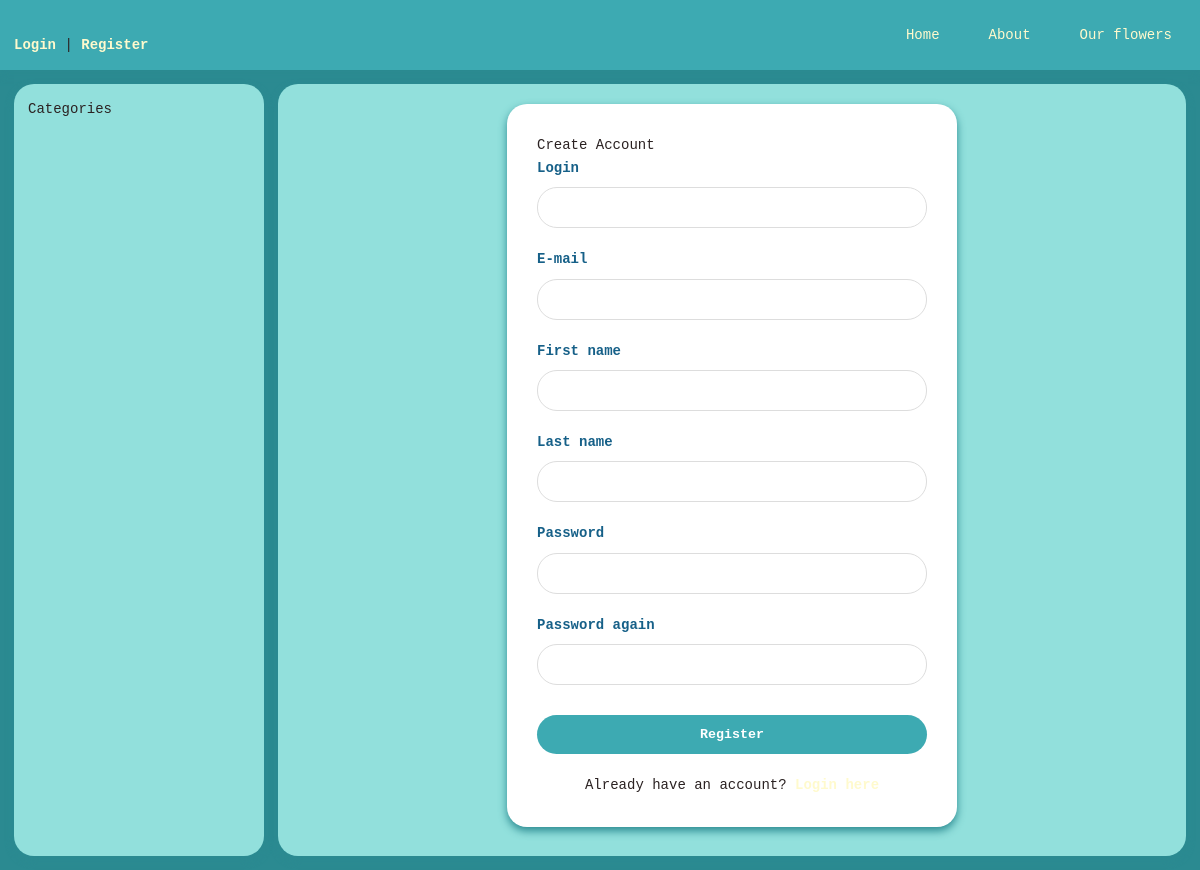
Before: /users/registration/ with the older database file.
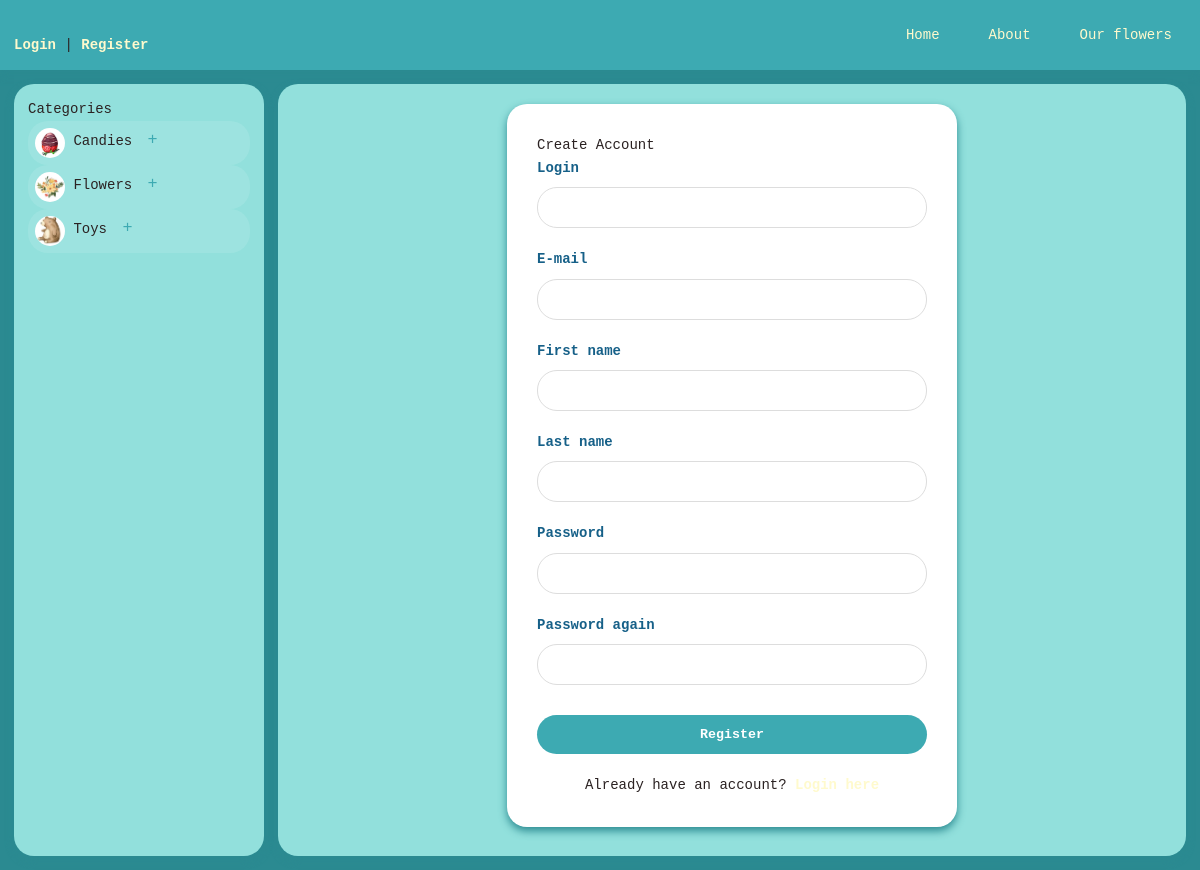
After: the same page with the newer database file.
### products/models.py (models this page shows, shortened)
class Category(models.Model):
    name = models.CharField(max_length=100, verbose_name='Category Name')
    description = models.TextField(blank=True, verbose_name='Category Description')
    image = models.ImageField(
        upload_to='category/',
        blank=True,
        verbose_name='Category Image'
    )
    class Meta:
        verbose_name = 'Category'
        verbose_name_plural = 'Categories'
        ordering = ['name']

### users/views.py (the view)
# urls.py: path('registration/',views.registration, name='registration'),
def registration(request):
    if request.user.is_authenticated:
        return redirect('')
    if request.method == "POST":
        form = RegistrationForm(request.POST)
        if form.is_valid():
            new_user = form.save()
            new_user.set_password(form.cleaned_data['password1'])
            new_user.save()
            return render(request, 'users/register_done.html', {'new_user': new_user})
    else:
        form = RegistrationForm()
    return render(request, 'users/registration.html', {'form':form})

### users/forms.py (shortened to what this page needs)
class RegistrationForm(UserCreationForm):
    username = forms.CharField(label='Login', widget=forms.TextInput(attrs={'class': 'form-input'}))
    password1 = forms.CharField(label='Password', widget=forms.PasswordInput(attrs={'class': 'form-input'}))
    password2 = forms.CharField(label='Password again', widget=forms.PasswordInput(attrs={'class': 'form-input'}))
    class Meta:
        model = User
        fields = ['username', 'email', 'first_name', 'last_name', 'password1', 'password2']
        labels = {
            'email': 'E-mail',
            'first_name': 'First name',
            'last_name': 'Last name',
        }
        widgets = {
            'email': forms.TextInput(attrs={'class': 'form-input'}),
            'first_name': forms.TextInput(attrs={'class': 'form-input'}),
            'last_name': forms.TextInput(attrs={'class': 'form-input'}),
        }

### products/context_processors.py (called while the page is built)
def categories(request):
    return {
        'categories': Category.objects.prefetch_related('subcategories').all()
    }

### templates/users/registration.html (shortened to what this page needs)
{% extends 'home/layout.html' %}
{% block content %}
<div class="auth-page">
    <div class="auth-container">
        <h2 class="auth-title">Create Account</h2>
        <form method="post" class="auth-form">
            {% for field in form %}
            <div class="auth-field">
                <label class="auth-label">{{ field.label }}</label>
                {{ field }}
            </div>
            {% endfor %}
            <button type="submit" class="auth-submit">Register</button>
        </form>
        <div class="auth-links">
            <p>Already have an account? <a href="{% url 'users:login' %}" class="auth-link">Login here</a></p>
        </div>
    </div>
</div>
{% endblock %}

### templates/home/layout.html (shortened to what this page needs)
{% load static %}
{% load cart_filters %}
<!DOCTYPE html>
<html lang="en">
    <head>
        <link rel="stylesheet" href="{% static 'home/css/reset.css' %}">
        <link rel="stylesheet" href="{% static 'home/css/layout.css' %}">
        <link rel="stylesheet" href="https://cdnjs.cloudflare.com/ajax/libs/font-awesome/6.0.0-beta3/css/all.min.css">
    </head>
    <body>
        <header class="header">
            <nav class="nav">
                <div class="auth-links">
                    {% if user.is_authenticated %}
                    <p class="welcome-msg">Welcome, <span class="username">{{ user.username }}</span>! <a
                            href="{% url 'users:logout' %}" class="auth-link">Logout</a></p>
                    {% else %}
                    <p class="auth-options">
                        <a href="{% url 'users:login' %}" class="auth-link">Login</a> |
                        <a href="{% url 'users:registration' %}" class="auth-link">Register</a>
                    </p>
                    {% endif %}
                </div>
                <div class="nav-links">
                    <div class="nav-item">
                        <a href="{% url '' %}" class="nav-link">Home</a>
                    </div>
                    <div class="nav-item">
                        <a href="{% url 'about' %}" class="nav-link">About</a>
                    </div>
                    <div class="nav-item">
                        <a href="{% url 'products' %}" class="nav-link">Our flowers</a>
                    </div>
                </div>
            </nav>
        </header>
        <div class="main-wrapper">
            <aside class="sidebar">
                <div class="categories">
                    <h3 class="categories-title">Categories</h3>
                    <ul class="categories-list">
                        {% for category in categories %}
                        <li class="category-item">
                            <div class="category-header">
                                {% if category.image %}
                                <img class="category-image" src="{{ category.image.url }}" alt="{{ category.name }}" />
                                {% endif %}
                                <a href="{% url 'category_view' category.id %}" class="category-link">{{ category.name}}</a>
                                {% if category.subcategories.all %}
                                <button class="toggle-subcategories">+</button>
                                {% endif %}
                            </div>
                        </li>
                        {% endfor %}
                    </ul>
                </div>
            </aside>
            <main class="main-content">
                {% block content %}
                {% endblock %}
            </main>
        </div>
    </body>
</html>

Changed rows visible on the page:
added Category: image (picture), name "Candies"
added Category: image (picture), name "Flowers"
added Category: image (picture), name "Toys"
